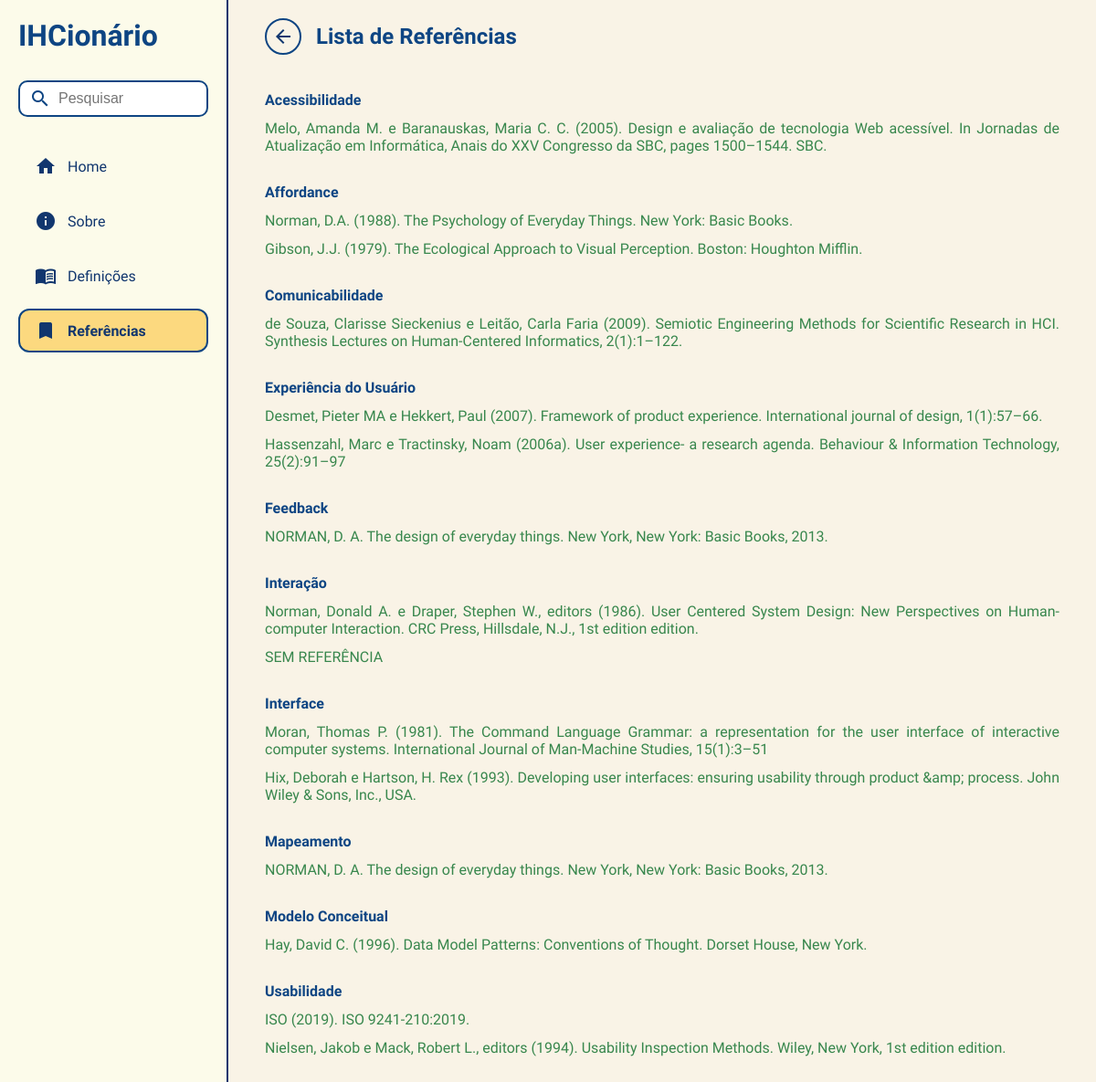
Page /referencias/ on the committed database.
### core/models.py (models this page shows, shortened)
class Termo(models.Model):
    autor = models.ForeignKey(settings.AUTH_USER_MODEL, on_delete=models.CASCADE)
    capitulo = models.ForeignKey(Capitulo, related_name='termos', on_delete=models.CASCADE)
    titulo = models.CharField(max_length=100)
    termos_relacionados = models.ManyToManyField('self', blank=True)
    data_criacao = models.DateTimeField(default=timezone.now)

class Referencia(models.Model):
    titulo = models.CharField(max_length=255)
    url = models.URLField(blank=True)
    autores = models.CharField(max_length=255, blank=True)
    ano = models.CharField(max_length=10, blank=True)

### core/views.py (the view)
# urls.py: path('referencias/', views.references, name='references'),
def references(request):
    termos = Termo.objects.prefetch_related(
        'definicoes__referencias'
    ).all().order_by('titulo')
    return render(request, 'core/references.html', {
        'termos': termos
    })

### core/templates/core/references.html (shortened to what this page needs)
{% extends "core/base.html" %}
{% load static %}
{% block pageTitle %}Lista de Referências{% endblock %}
{% block content %}
<div class="page-content">
    {% for termo in termos %}
    <div class="reference-item">
        <a href="{% url 'detail' id=termo.id %}" style="text-decoration: none;">
            <h3 class="reference-term">{{ termo.titulo }}</h3>
        </a>
        {% with refs=termo.definicoes.all %}
        {% if refs %}
            {% for definicao in termo.definicoes.all %}
                {% for ref in definicao.referencias.all %}
                <p>{{ref.titulo}}</p>
                {% endfor %}
            {% endfor %}
        {% endif %}
        {% endwith %}
    </div>
    {% endfor %}
</div>
{% endblock %}

### core/static/css/style.css (style rules this page uses)
* { box-sizing: border-box; margin: 0; padding: 0; }
body { font-family: 'Quicksand'; display: flex; flex-direction: column; height: 100vh; background-color: #f9f3e6; color: #0E4583; }
.page-content { margin-top: 20px; margin-left: 40px; margin-bottom: 75px; width: 100%; margin-right: 40px; }
.reference-item { flex-direction: column; display: flex; gap: 12px; margin-bottom: 32px; }
.reference-term { font-size: 16px; font-weight: 600; color: #0E4583; }
.reference-item p { color: #38874D; text-align: justify; }

### rows in the picture
Termo: titulo "Acessibilidade"
Referencia: titulo "Melo, Amanda M. e Baranauskas, Maria C. C. (2005). Design e avaliação de tecnologia Web acessível. In Jornadas de Atualização em Informática, Anais do XXV Congresso da SBC, pages 1500–1544. SBC."
Termo: titulo "Affordance"
Referencia: titulo "Norman, D.A. (1988). The Psychology of Everyday Things. New York: Basic Books."
Referencia: titulo "Gibson, J.J. (1979). The Ecological Approach to Visual Perception. Boston: Houghton Mifflin."
Termo: titulo "Comunicabilidade"
Referencia: titulo "de Souza, Clarisse Sieckenius e Leitão, Carla Faria (2009). Semiotic Engineering Methods for Scientific Research in HCI. Synthesis Lectures on Human-Centered Informatics, 2(1):1–122."
Termo: titulo "Experiência do Usuário"
Referencia: titulo "Desmet, Pieter MA e Hekkert, Paul (2007). Framework of product experience. International journal of design, 1(1):57–66."
Referencia: titulo "Hassenzahl, Marc e Tractinsky, Noam (2006a). User experience- a research agenda. Behaviour & Information Technology, 25(2):91–97"
Termo: titulo "Feedback"
Referencia: titulo "NORMAN, D. A. The design of everyday things. New York, New York: Basic Books, 2013."
Termo: titulo "Interação"
Referencia: titulo "Norman, Donald A. e Draper, Stephen W., editors (1986). User Centered System Design: New Perspectives on Human-computer Interaction. CRC Press, Hillsdale, N.J., 1st edition edition."
Referencia: titulo "SEM REFERÊNCIA"
Termo: titulo "Interface"
Referencia: titulo "Moran, Thomas P. (1981). The Command Language Grammar: a representation for the user interface of interactive computer systems. International Journal of Man-Machine Studies, 15(1):3–51"
Referencia: titulo "Hix, Deborah e Hartson, H. Rex (1993). Developing user interfaces: ensuring usability through product &amp; process. John Wiley & Sons, Inc., USA."
Termo: titulo "Mapeamento"
Referencia: titulo "NORMAN, D. A. The design of everyday things. New York, New York: Basic Books, 2013."
Termo: titulo "Modelo Conceitual"
Referencia: titulo "Hay, David C. (1996). Data Model Patterns: Conventions of Thought. Dorset House, New York."
Termo: titulo "Usabilidade"
Referencia: titulo "ISO (2019). ISO 9241-210:2019."
Referencia: titulo "Nielsen, Jakob e Mack, Robert L., editors (1994). Usability Inspection Methods. Wiley, New York, 1st edition edition."
